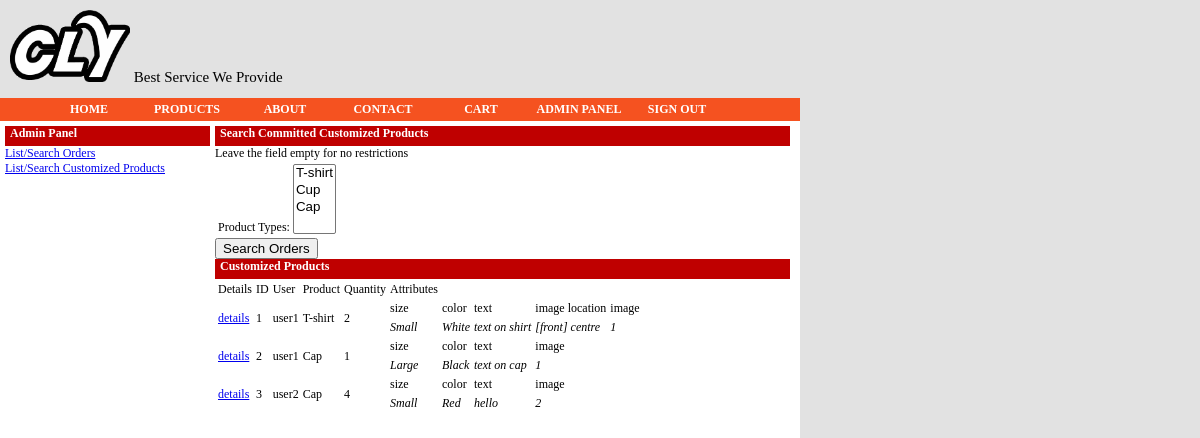
/admin_cusproducts.php (signed in), run on the app's committed database.
### tables this page shows
CREATE TABLE IF NOT EXISTS cus_products (
id INTEGER NOT NULL AUTO_INCREMENT PRIMARY KEY,
product_id INTEGER NOT NULL,
quantity INTEGER NOT NULL
);

CREATE TABLE IF NOT EXISTS users (
id INTEGER NOT NULL AUTO_INCREMENT PRIMARY KEY,
username VARCHAR(10) NOT NULL,
password VARCHAR(32) NOT NULL,
is_admin INTEGER NOT NULL DEFAULT 0
);

CREATE TABLE IF NOT EXISTS products (
id INTEGER NOT NULL AUTO_INCREMENT PRIMARY KEY,
name VARCHAR(50) NOT NULL,
description VARCHAR(1024) NOT NULL,
price DOUBLE NOT NULL,
attr_list VARCHAR(50) NOT NULL,
sample_image VARCHAR(70) NOT NULL
);

### classes/Mysql.php (called while the page is built, shortened)
<?php
class Mysql{
  static public function query($str, $limit=SQL_MULTIPLE_ROWS){
    $result=mysql_query($str);
    if($limit==SQL_SINGLE_VALUE){
      if(mysql_num_rows($result)!=1) return false;
      else return mysql_result($result, 0);
    }else if($limit==SQL_SINGLE_ROW){
      if(mysql_num_rows($result)!=1) return false;
      else return mysql_fetch_assoc($result);
    }else if($limit==SQL_SINGLE_COL){
      if(mysql_num_fields($result)!=1){
        return array();
      }else{
        $ret=array();
        while($row=mysql_fetch_array($result, MYSQL_NUM)) $ret[]=$row[0];
        return $ret;
      }
    }else{
      $ret=array();
      if($result!==true){
        while($row=mysql_fetch_assoc($result)) $ret[]=$row;
        return $ret;
      }else return true;
    }
  }
}
?>

### inc.php (called while the page is built, shortened)
<?php
function sql($query, $limit=1003){
  return Mysql::query($query, $limit);
}
?>

### classes/Product.php (called while the page is built, shortened)
<?php
class Product {
  private $info = array();
  private function __construct($info){
    $this->info = array_merge($this->info, $info);
    $this->info["attr_list"] = explode(",", $this->info["attr_list"]);
  }
  static function get_all_products(){
    $products = sql("SELECT * FROM products ORDER BY id");
    foreach($products as $product) $ret[] = new Product($product);
    return $ret;
  }
  function get_id(){ return $this->info["id"]; }
}
?>

### classes/CusProduct.php (called while the page is built, shortened)
<?php
abstract class CusProduct {
  private $info=array();
  protected $attr=array();
  private $custom=array();
  function __construct($main, $attrs, $isValidate=1){
    $this->info = array_merge($this->info, $main);
    foreach($this->attr as $key=>$value){
      $this->custom[$key]=$attrs[$key];
    }
    $this->find_user();
  }
  private function find_user(){
    $user_id = sql("SELECT o.user_id FROM orders o, order_products p, cus_products c
                   WHERE o.id = p.order_id AND c.id = p.cus_product_id AND c.id = {$this->info["id"]}",
                   SQL_SINGLE_VALUE);
    $user = new User($user_id);
    $this->user = $user;
  }
  static function find($id){
    $result_main = sql("SELECT c.quantity, c.id AS id, c.product_id,
                               p.name, p.description, p.price, p.attr_list, p.sample_image
                        FROM cus_products c, products p
                        WHERE c.id=$id AND c.product_id=p.id", SQL_SINGLE_ROW);
    $attrs = sql("SELECT * FROM attrs WHERE cus_product_id=$id");
    foreach($attrs as $attr) $result_attrs[$attr["attr_name"]] = $attr["attr_value"];
    switch(intval($result_main["product_id"])){
      case 1: try{ return new Shirt($result_main, $result_attrs);
              }catch(Exception $e){ return false; }
      case 3: try{ return new Cap($result_main, $result_attrs);
              }catch(Exception $e){ return false; }
    }
  }
  static function search($product_ids){
    for($i=0; $i<count($product_ids); $i++) $product_ids[$i] = intval($product_ids[$i]);
    $str = empty($product_ids)?"":"AND c.product_id IN (".implode(",", $product_ids).")";
    $query = "SELECT c.id FROM cus_products c, orders o, order_products p
              WHERE c.id = p.cus_product_id AND o.id = p.order_id $str";
    $result = sql($query, SQL_SINGLE_COL);
    $ret = array();
    foreach($result as $id) $ret[] = CusProduct::find($id);
    return $ret;
  }
  function get_id(){ return $this->info["id"]; }
  function get_quantity(){ return $this->info["quantity"]; }
  function get_name(){ return $this->info["name"]; }
  function get_custom(){ return $this->custom; }
  function find_username(){ return $this->user->get_name();  }
}
?>

### classes/User.php (called while the page is built, shortened)
<?php
class User {
  private $username;
  function __construct($id){
    $info = sql("SELECT * FROM users WHERE id = $id", SQL_SINGLE_ROW);
    $this->username = $info["username"];
  }
  function get_name(){
    return $this->username;
  }
}
?>

### admin_cusproducts.php (the view, shortened to what this page needs)
<?php
include 'inc.php';
$products = Product::get_all_products();
if(empty($product_ids)) $product_ids = array();
$cus_products = CusProduct::search($product_ids);
include 'header.php';
include 'menu.php';
?>
<div id="content">
  <div id="admin-menu">
    <h2>Admin Panel</h2>
    <div class="admin-menu-item"><a href="admin_orders.php">List/Search Orders</a></div>
    <div class="admin-menu-item"><a href="admin_cusproducts.php">List/Search Customized Products</a></div>
  </div>
  <div id="admin-content">
    <form id="admin-cusproducts-search-form" action="admin_cusproducts.php" method="post">
      <h2>Search Committed Customized Products</h2>
      Leave the field empty for no restrictions<br />
      <table border="0">
        <tr><td><label for="product_ids[]">Product Types: </label>
                <select name="products_ids[]" multiple="multiple">
                  <?php foreach($products as $p){ ?>
                    <option value="<?php echo $p->get_id(); ?>"><?php echo $p->get_name(); ?></option>
                  <?php } ?>
            </td>
        </tr>
     </table>
     <input type="submit" name="submit" value="Search Orders" />
    </form>
    <h2>Customized Products</h2>
    <?php if(empty($cus_products)){ ?>
      No results found. Please try another search.
    <?php }else{ ?>
      <table border="0">
        <tr><td>Details</td><td>ID</td><td>User</td><td>Product</td><td>Quantity</td><td>Attributes</td></tr>
    <?php  foreach($cus_products as $p){ ?>
        <tr>
          <td rowspan="2"><a href="admin_cusproduct.php?id=<?php echo $p->get_id(); ?>">details</a></td>
          <td rowspan="2"><?php echo $p->get_id(); ?></td>
          <td rowspan="2"><?php echo $p->find_username(); ?></td>
          <td rowspan="2"><?php echo $p->get_name(); ?></td>
          <td rowspan="2"><?php echo $p->get_quantity(); ?></td>
          <?php foreach($p->get_custom() as $key=>$value){ ?>
          <td><?php echo $key; ?></td>
          <?php } ?>
        </tr>
        <tr>
          <?php foreach($p->get_custom() as $key=>$value){ ?>
          <td><em><?php echo $value; ?></em></td>
          <?php } ?>
        </tr>
    <?php } ?>
    <?php } ?>
  </div>
</div>
<?php
include 'footer.php';
?>

### stylesheet.css (style rules this page uses)
body { border: 0; margin: 0; font-size: 12px; background-color: #E2E2E2; }
#content { width: 790px; padding: 5px; height: 1200px; background-color: #FFFFFF; margin: 0; clear: both; }
h2 { padding-left: 5px; margin: 0; background-color: #BF0000; width: 100%; height: 20px; font-weight: bold; color: #FFFFFF; font-size: 12px; }
#admin-menu { width: 200px; float: left; }
#admin-content { padding-left: 5px; margin-left: 5px; width: 570px; float: left; }

### data on the page
cus_products: id "1", product.name "T-shirt", quantity "2", key "size", key "color", key "text", key "image location", key "image", value "Small", value "White", value "text on shirt", value "[front] centre", value "1"
users: username "user1"
cus_products: id "2", product.name "Cap", quantity "1", key "size", key "color", key "text", key "image", value "Large", value "Black", value "text on cap", value "1"
cus_products: id "3", product.name "Cap", quantity "4", key "size", key "color", key "text", key "image", value "Small", value "Red", value "hello", value "2"
users: username "user2"
